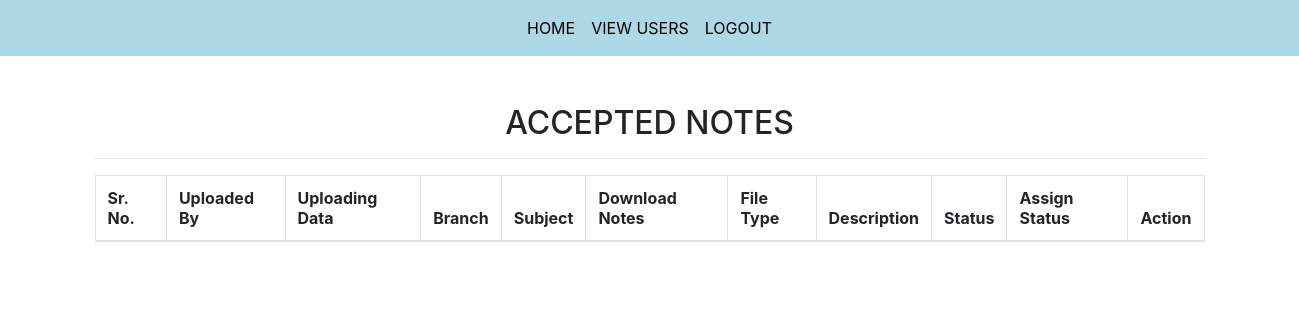
The app's page /accepted_notes (signed in), older data.
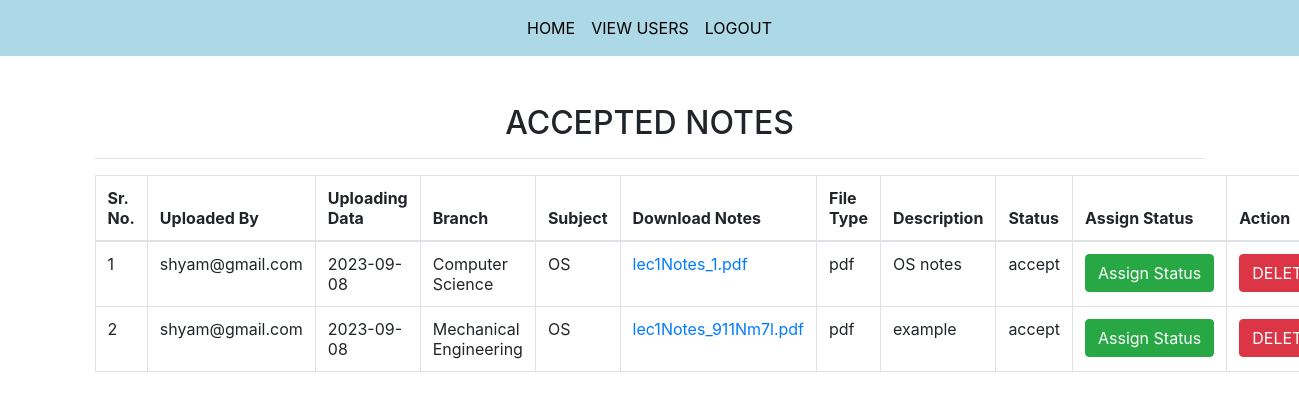
The same page, newer data.
### notes/models.py (models this page shows, shortened)
class Notes(models.Model):
    user=models.ForeignKey(User,on_delete=models.CASCADE)
    uploadingdate=models.CharField(max_length=10,null=True)
    branch=models.CharField(max_length=30)
    subject=models.CharField(max_length=20)
    notesfile=models.FileField(null=True)
    filetype=models.CharField(max_length=20, null=True)
    description=models.CharField(max_length=400,null=True)
    status=models.CharField(max_length=10)

### notes/views.py (the view)
# urls.py: path('accepted_notes',accepted_notes,name='accepted_notes'),
def accepted_notes(request):
    if not request.user.is_authenticated:
        return redirect('admin_login')
    notes=Notes.objects.filter(status="accept")
    d={'notes':notes}
    return render(request,'accepted_notes.html',d)

### notes/templates/accepted_notes.html (shortened to what this page needs)
{% extends 'admin_nav.html' %}
{% load static %}
{% block body %}
<link rel="stylesheet" href="https://cdnjs.cloudflare.com/ajax/libs/twitter-bootstrap/4.5.2/css/bootstrap.css">
<link rel="stylesheet" href="https://cdn.datatables.net/1.13.6/css/dataTables.bootstrap4.min.css">
<div class="container mt-5">
    <h2 class="text-center">ACCEPTED NOTES</h2>
    <hr>
    <table class="table table-bordered" id="mytable">
        <thead>
            <tr>
                <th>Sr. No.</th>
                <th>Uploaded By</th>
                <th>Uploading Data</th>
                <th>Branch</th>
                <th>Subject</th>
                <th>Download Notes</th>
                <th>File Type</th>
                <th>Description</th>
                <th>Status</th>
                <th>Assign Status</th>
                <th>Action</th>
            </tr>
        </thead>
        <tbody>
            {% for i in notes %}
            <tr>
                <td>{{forloop.counter}}</td>
                <td>{{i.user.username}}</td>
                <td>{{i.uploadingdate}}</td>
                <td>{{i.branch}}</td>
                <td>{{i.subject}}</td>
                <td><a href="{{i.notesfile.url}}" download> {{i.notesfile}}</a></td>
                <td>{{i.filetype}}</td>
                <td>{{i.description}}</td>
                <td>{{i.status}}</td>
                <td><a href="{% url 'assign_status' i.id %}" class="btn btn-success">Assign&nbsp;Status</a></td>
                <td><a href="{% url 'delete_mynotes' i.id %}" class="btn btn-danger"
                        onclick="return confirm('Warning! The file is going to be deleted')">DELETE</a></td>
            </tr>
            {% endfor %}
        </tbody>
    </table>
</div>
{% endblock %}

### notes/templates/admin_nav.html (shortened to what this page needs)
<html lang="en">
<head>
    {%load static%}
    <link rel="stylesheet" href="https://maxcdn.bootstrapcdn.com/bootstrap/4.3.1/css/bootstrap.min.css">
    <link rel="stylesheet" href="https://use.fontawesome.com/releases/v5.6.3/css/all.css"
>
    <link rel="stylesheet" href="{% static 'css/mystyle.css' %}">
</head>
<body>
    <nav class="navbar navbar-expand-sm justify-content-center" style="background-color: lightblue;">
        <ul class="navbar-nav">
            <li class="navbar-item">
                <a class="nav-link" href="{% url 'admin_home' %}">HOME</a>
            </li>
            <li class="navbar-item">
                <a class="nav-link" href="{% url 'view_users' %}">VIEW USERS</a>
            </li>
            <li class="navbar-item">
                <a class="nav-link" href="{% url 'logout' %}">LOGOUT</a>
            </li>
        </ul>
    </nav>
</body>
</html>
{% block body %}
{% endblock %}

### notes/static/css/mystyle.css (style rules this page uses)
.nav-link { color:black }

Row changes from the older to the newer data that the page shows:
added Notes: user.username "shyam@gmail.com", uploadingdate "2023-09-08", branch "Computer Science", subject "OS", notesfile "lec1Notes_1.pdf", filetype "pdf", description "OS notes", status "accept"
added Notes: user.username "shyam@gmail.com", uploadingdate "2023-09-08", branch "Mechanical Engineering", subject "OS", notesfile "lec1Notes_911Nm7l.pdf", filetype "pdf", description "example", status "accept"
